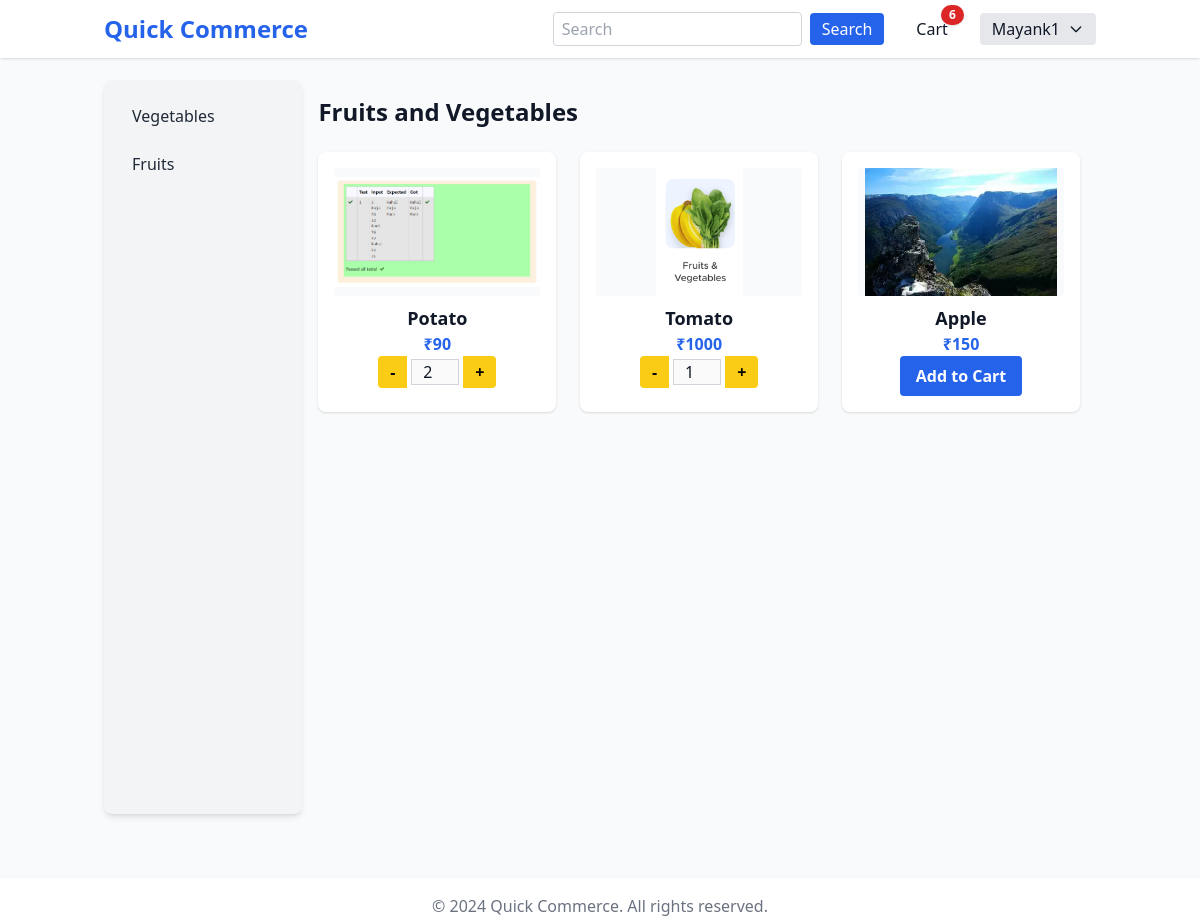
/products/category/1/ (signed in), run on an earlier commit of the app's database.
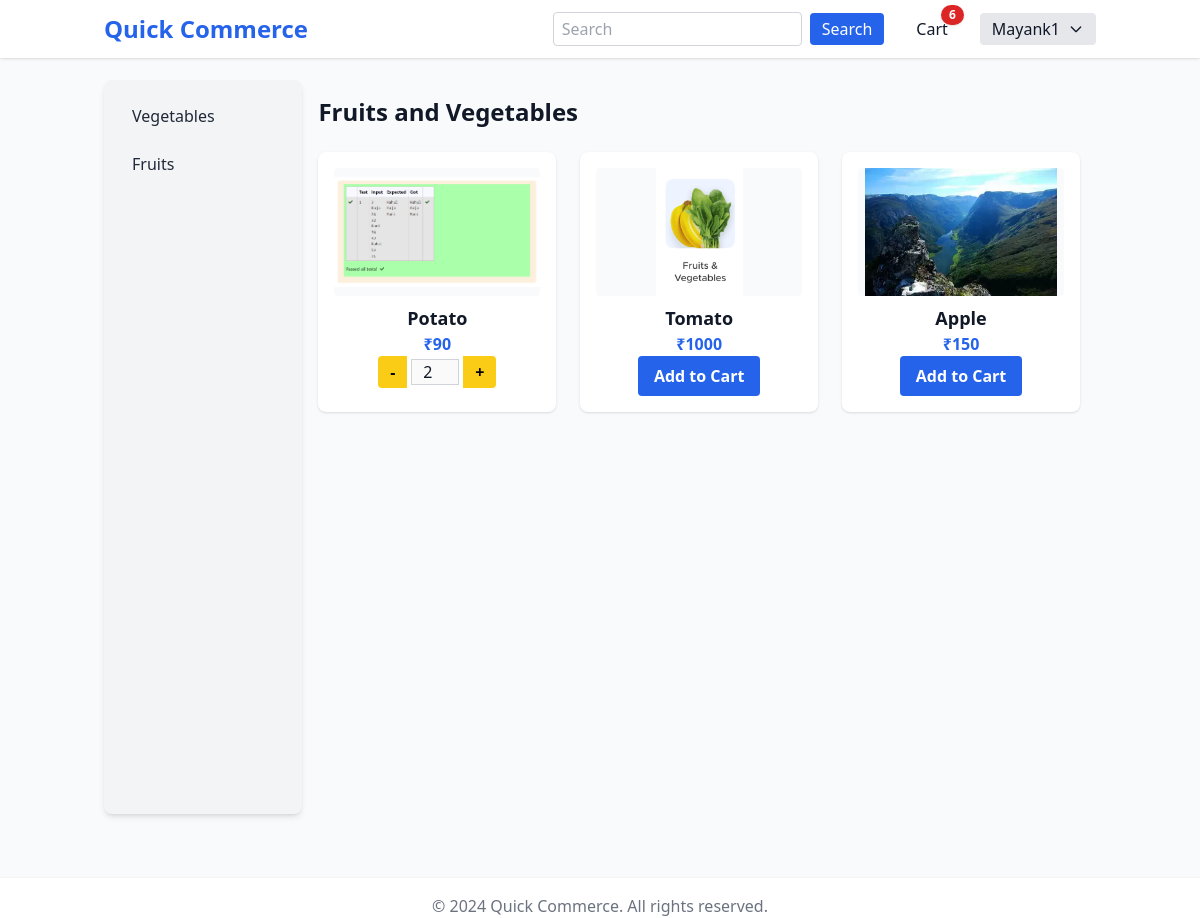
And on a later commit of the database.
### seller/models.py (models this page shows, shortened)
class Inventory(models.Model):
    dark_store = models.ForeignKey(Dark_Store,on_delete=models.CASCADE)
    product = models.ForeignKey(Product, on_delete=models.CASCADE)
    stock = models.IntegerField()

### cart/models.py (models this page shows, shortened)
class Cart_Item(models.Model):
    user = models.ForeignKey(User, on_delete=models.CASCADE)
    product = models.ForeignKey(Product, on_delete=models.CASCADE)
    quantity = models.IntegerField()

### products/models.py (models this page shows, shortened)
class Product(models.Model):
    subcategory = models.ForeignKey(Product_subcategory, on_delete=models.SET_DEFAULT, default=get_default_subcategory)
    title = models.CharField(max_length=1000)
    desc = models.TextField()
    price = models.IntegerField()
    image = models.ImageField(upload_to="product_images",null=True)

### products/views.py (the view)
# urls.py: path("category/<int:categoryid>/",views.category_products,name="category_page"),
def category_products(request,categoryid):
    print(request.user.is_anonymous)
    darkstore = Dark_Store.objects.filter(pk = request.session.get('location')).first() if request.user.is_anonymous else Customer.objects.filter(user=request.user).first().dark_store
    subcategories = Product_subcategory.objects.filter(category__id = categoryid)
    products_list = []
    for subcategory in subcategories:
        inventories = Inventory.objects.filter(dark_store = darkstore,product__subcategory = subcategory)
        if inventories:
            products_list+=[[subcategory,inventories]]
    return render(request,"products/category.html",{"products_list":products_list})

### cart/templatetags/custom_tags.py (called while the page is built)
@register.simple_tag(takes_context=True)
def is_in_cart(context,productid):
    inst = Cart_Item.objects.filter(user = context['request'].user, product_id = productid).first()
    if inst:
        return inst
    else:
        return False

@register.simple_tag(takes_context=True)
def cart_count(context):
    inst = Cart_Item.objects.filter(user = context['request'].user)
    count = 0
    for item in inst:
        count += item.quantity  # Sum the quantity of each item
    return count

### templates/products/category.html (shortened to what this page needs)
{% extends "base.html" %}
{% block content %}
<div class="flex flex-col md:flex-row w-full">
    <aside class="md:w-1/5 w-full bg-gray-100 dark:bg-gray-800 p-4 sticky top-20 h-fit md:h-[80vh] rounded-lg shadow-md">
        <ul class="space-y-2">
            {% for subcategory,inventories in products_list %}
                <li class="">
                    <a href="#{{subcategory.id}}" class="block px-3 py-2 rounded-lg hover:bg-blue-100 dark:hover:bg-blue-900 transition-colors text-gray-800 dark:text-gray-100 font-medium">{{subcategory.title}}</a>
                </li>
            {% endfor %}
        </ul>
    </aside>
    <section class="md:w-4/5 w-full p-4">
        <h2 class="text-2xl font-bold mb-6" id="category-title">{{products_list.0.0.category.title}}</h2>
        <div class="grid grid-cols-1 sm:grid-cols-2 md:grid-cols-3 gap-6" id="product-list">
            {% for subcategory,inventories in products_list %}
                {% for inventory in inventories %}
                <div class="bg-white dark:bg-gray-900 rounded-lg shadow p-4 flex flex-col items-center">
                    <a href="{% url 'product_page' inventory.product.id %}" class="w-full flex flex-col items-center">
                        <img src="{{inventory.product.image.url}}" alt="{{inventory.product.title}}" class="w-full h-32 object-contain rounded mb-2 bg-gray-50 dark:bg-gray-800" />
                        <p class="font-semibold text-lg text-center">{{inventory.product.title}}</p>
                        <p class="text-blue-600 dark:text-blue-400 font-bold">₹{{inventory.product.price}}</p>
                    </a>
                    {% with product=inventory.product %}
                        {% include "components/add_to_cart_button.html" %}
                    {% endwith %}
                </div>
                {% endfor %}
            {% endfor %}
        </div>
    </section>
</div>
{% endblock %}

### templates/components/add_to_cart_button.html
{% load custom_tags %}
{% if user.is_authenticated %}
    {% is_in_cart product.id as cart %}
    {% if cart %}
    <div class="flex items-center space-x-1">
        <a href="{% url 'remove_from_cart' product.id %}" class="inline-block bg-yellow-400 hover:bg-yellow-500 text-black font-semibold px-3 py-1 rounded-l transition">-</a>
        <input type="number" value="{{cart.quantity}}" class="w-12 text-center border border-gray-300 dark:bg-gray-800 dark:text-gray-100" disabled>
        <a href="{% url 'add_to_cart' product.id %}" onclick="saveScrollPosition()" class="inline-block bg-yellow-400 hover:bg-yellow-500 text-black font-semibold px-3 py-1 rounded-r transition">+</a>
    </div>
    {% else %}
        <a href="{% url 'add_to_cart' product.id %}" onclick="saveScrollPosition()" class="inline-block bg-blue-600 hover:bg-blue-700 text-white font-semibold px-4 py-2 rounded transition">Add to Cart</a>
    {% endif %}
{% else %}
<a href="{% url 'account_signup' %}" class="inline-block bg-yellow-400 hover:bg-yellow-500 text-black font-semibold px-4 py-2 rounded transition">Add to Cart</a>
{% endif %}

What changed in the data, as far as the page shows it:
removed Cart_Item: quantity "1"
computed for Inventory "Tomato": text "- +" → "Add to Cart"
